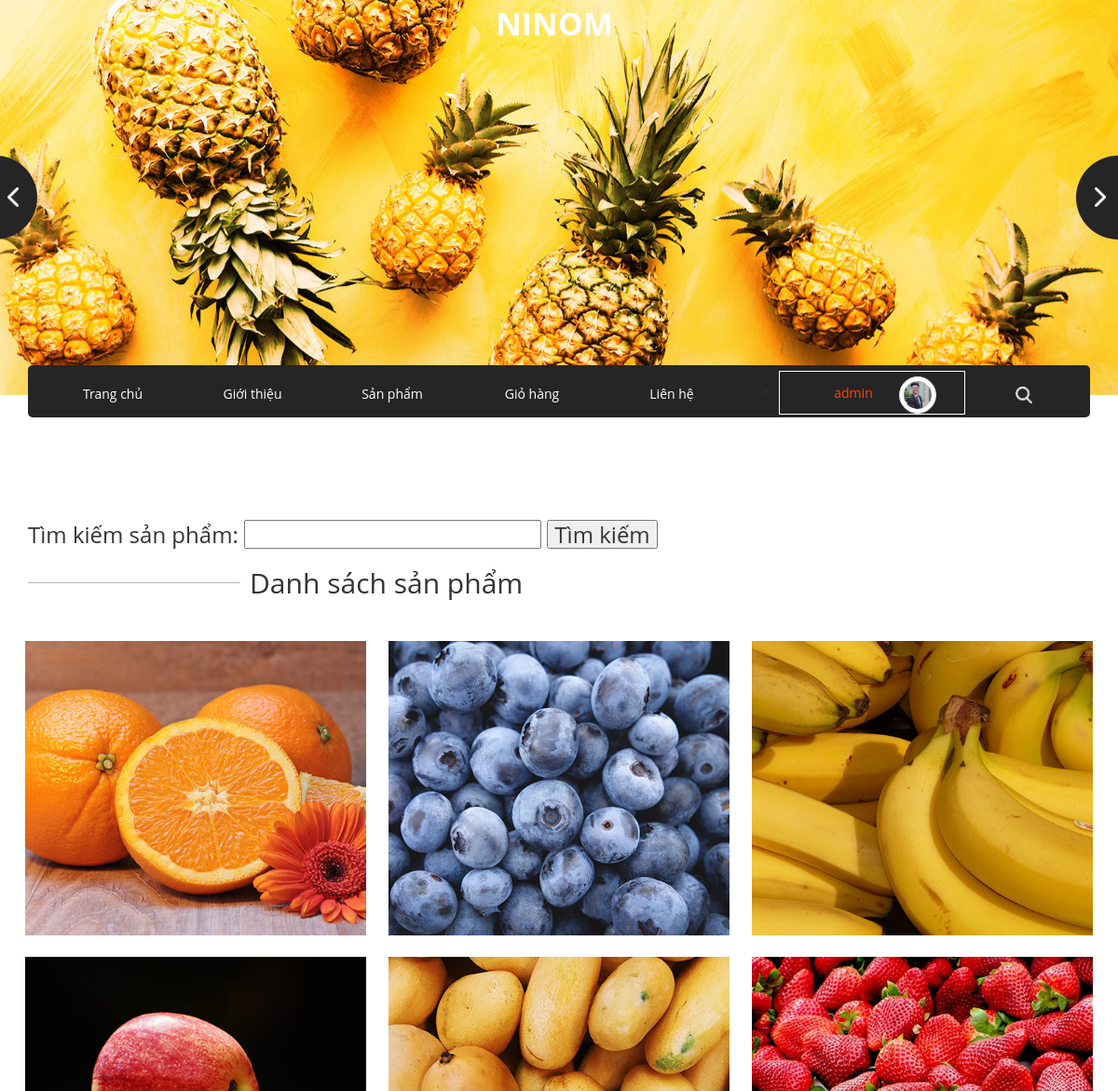
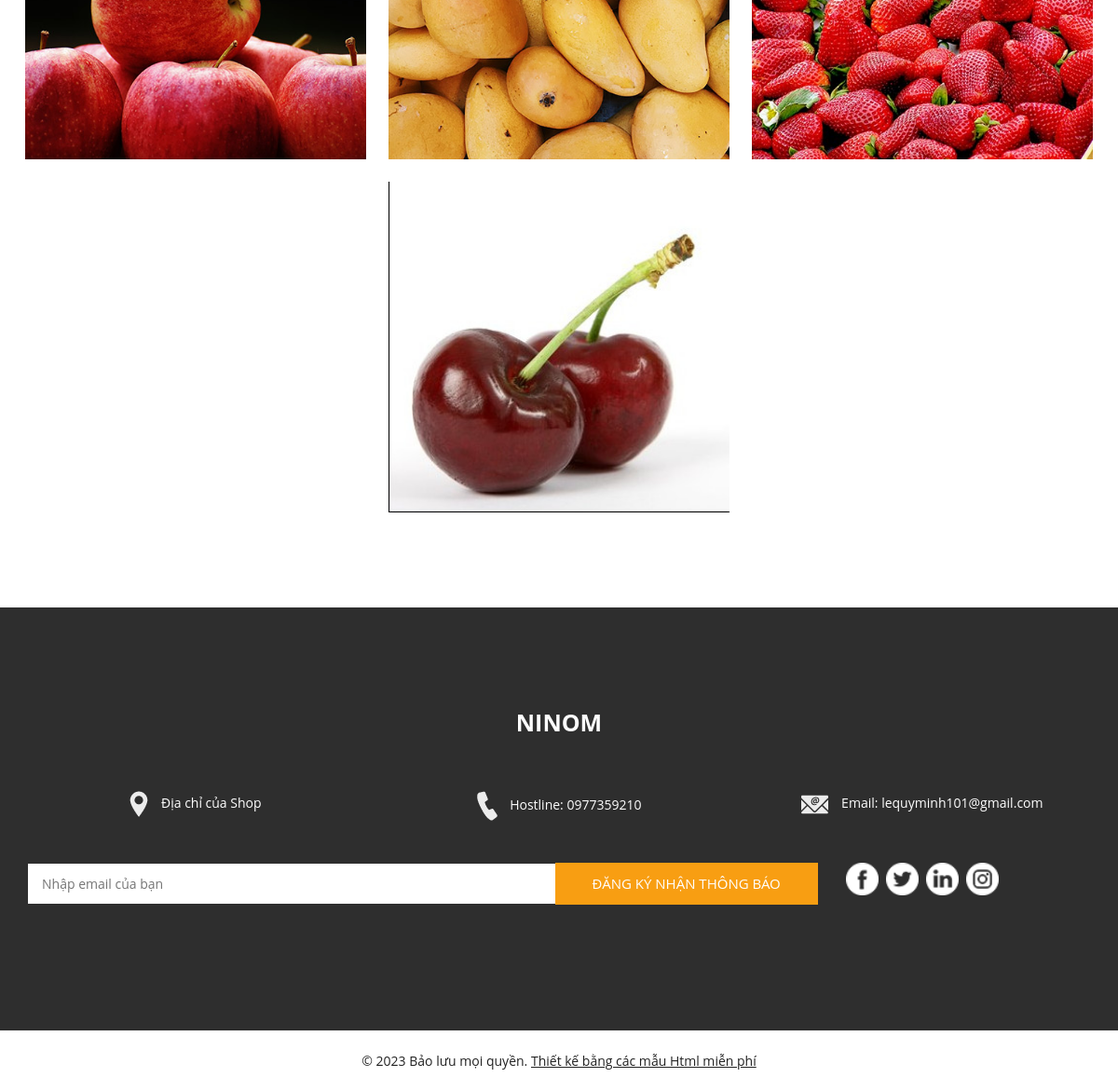
Page /User/fruit.php (signed in) on the committed database (2 pictures, top to bottom).
### tables this page shows
CREATE TABLE `dsuser` (
  `ID_User` int(11) NOT NULL,
  `Name_User` varchar(50) NOT NULL,
  `Sex` varchar(50) NOT NULL,
  `Address` varchar(50) NOT NULL,
  `Date` date NOT NULL,
  `PhoneNumber` varchar(50) NOT NULL,
  `Email` varchar(50) NOT NULL,
  `Avt` varchar(50) NOT NULL,
  `Wallet` double NOT NULL,
  `Chucvu` varchar(50) NOT NULL,
  `Name_TK` varchar(50) NOT NULL
);

CREATE TABLE `dssp` (
  `ID_SP` int(11) NOT NULL,
  `Name_SP` varchar(50) NOT NULL,
  `SLConLai` int(11) NOT NULL,
  `SLDaBan` int(11) NOT NULL,
  `Price` float NOT NULL,
  `Image_SP` varchar(255) NOT NULL,
  `MoTa` text NOT NULL,
  `TysoGiamGia` int(11) NOT NULL
);

### User/Control.php (called while the page is built, shortened)
<?php
    include("../Connect.php");
    class data{
        function Load_SP(){
            global $con;
            $sql = "SELECT* FROM dssp";
            $run = mysqli_query($con,$sql);
            return $run;
        }
        function Search_User($tentk){
            global $con;
            $sql = "SELECT* FROM dsuser WHERE Name_TK = '$tentk'";
            $run = mysqli_query($con,$sql);
            return $run;
        }
    }

### User/fruit.php (the view, shortened to what this page needs)
<!DOCTYPE html>
<html>
<head>
  <link rel="stylesheet" type="text/css"
    href="https://cdnjs.cloudflare.com/ajax/libs/OwlCarousel2/2.1.3/assets/owl.carousel.min.css" />
  <link rel="stylesheet" type="text/css" href="css/bootstrap.css" />
  <link href="css/style.css" rel="stylesheet" />
  <link href="../Admin/assets/css/bootstrap.css" rel="stylesheet" />
  <link href="../Admin/assets/css/font-awesome.css" rel="stylesheet" />
  <link href="../Admin/assets/css/basic.css" rel="stylesheet" />
  <link href="../Admin/assets/css/custom.css" rel="stylesheet" />
  <link href="css/responsive.css" rel="stylesheet" />
</head>
<body>
  <?php
      include("Control.php");
      $getdata = new data();
      $input = $getdata->Search_User($_SESSION['TenTK']);
      $ttcn = mysqli_fetch_array($input);
  ?>
  <div class="hero_area">
    <a href="Trangchu.php"><div class="brand_box">
      <div class="navbar-brand">
        <span>
          Ninom
        </span>
      </div>
    </div></a>
    <section class=" slider_section position-relative">
      <div id="carouselExampleControls" class="carousel slide " data-ride="carousel">
        <div class="carousel-inner">
          <div class="carousel-item active">
            <div class="img-box">
              <img src="images/niniom_banner/slider-img.jpg" alt="">
            </div>
          </div>
        </div>
        <a class="carousel-control-prev" href="#carouselExampleControls" role="button" data-slide="prev">
        </a>
        <a class="carousel-control-next" href="#carouselExampleControls" role="button" data-slide="next">
        </a>
      </div>
    </section>
  </div>
  <section class="nav_section">
    <div class="container">
      <div class="custom_nav2">
        <nav class="navbar navbar-expand custom_nav-container ">
          <div class="collapse navbar-collapse" id="navbarSupportedContent" style="max-height: 34px;">
            <div class="d-flex  flex-column flex-lg-row align-items-center">
              <ul class="navbar-nav  ">
                <li class="nav-item active">
                  <a class="nav-link" style="width: 150px;" href="Trangchu.php">Trang chủ</a>
                </li>
                <li class="nav-item">
                  <a class="nav-link" style="width: 150px;" href="about.php">Giới thiệu</a>
                </li>
                <li class="nav-item">
                  <a class="nav-link" style="width: 150px;" href="fruit.php">Sản phẩm</a>
                </li>
                <li class="nav-item">
                  <a class="nav-link" style="width: 150px;" href="testimonial.php">Giỏ hàng</a>
                </li>
                <li class="nav-item">
                  <a class="nav-link" style="width: 150px;" href="contact.php">Liên hệ</a>
                </li>
                <li class="nav-item" style="width: 200px; max-height: 50px;">
                    <ul id="main-menu">
                      <li>
                        <a class="nav-link" href="#" style="width: 200px; border: 1px solid white; margin-top: -5px; color: orangered;"><?php echo$ttcn['Name_TK']; ?>
                          <img src="../User/images/image_User/<?php echo$ttcn['Avt']; ?>" class="img-thumbnail" style="width: 40px; height: 40px; margin-top: -5px; border-radius: 50%; float: right;" />
                        </a>
                      </li>
                    </ul>
                </li>
              </ul>
              <form class="form-inline my-2 my-lg-0 ml-0 ml-lg-4 mb-3 mb-lg-0">
                <button class="btn  my-2 my-sm-0 nav_search-btn" style="margin-left: 70px;" type="submit"></button>
              </form>
            </div>
          </div>
        </nav>
      </div>
    </div>
  </section>
<form method="post">
  <section class="fruit_section layout_padding">
    <div class="container">
      <div style="margin-bottom: 20px; font-size: 24px;">
        Tìm kiếm sản phẩm:
        <input type="text" name="txtsearch">
        <input type="submit" name="searchsp" value="Tìm kiếm">
      </div>
      <div class="heading_container">
        <hr>
        <h2>
          Danh sách sản phẩm
        </h2>
      </div>
    </div>
    <div class="container-fluid">
      <div class="fruit_container">
        <?php
          $select_sp = $getdata->Load_SP();
          foreach($select_sp as $sp){
        ?>
          <div class="box">
            <img src="images/image_SP/<?php echo$sp['Image_SP']; ?>" alt="">
          </div>
        <?php
          }
        ?>
      </div>
    </div>
  </section>
</form>
  <section class="info_section layout_padding">
    <div class="container">
      <div class="info_logo">
        <h2>
          NiNom
        </h2>
      </div>
      <div class="info_contact">
        <div class="row">
          <div class="col-md-4">
            <a href="">
              <img src="images/location.png" alt="">
              <span>
                Địa chỉ của Shop
              </span>
            </a>
          </div>
          <div class="col-md-4">
            <a href="">
              <img src="images/call.png" alt="">
              <span>
                Hostline: 0977359210
              </span>
            </a>
          </div>
          <div class="col-md-4">
            <a href="">
              <img src="images/mail.png" alt="">
              <span>
                Email: lequyminh101@gmail.com
              </span>
            </a>
          </div>
        </div>
      </div>
      <div class="row">
        <div class="col-md-8 col-lg-9">
          <div class="info_form">
            <form action="">
              <input type="text" placeholder="Nhập email của bạn">
              <button>
                Đăng ký nhận thông báo
              </button>
            </form>
          </div>
        </div>
        <div class="col-md-4 col-lg-3">
          <div class="info_social">
            <div>
              <a href="">
                <img src="images/facebook-logo-button.png" alt="">
              </a>
            </div>
            <div>
              <a href="">
                <img src="images/twitter-logo-button.png" alt="">
              </a>
            </div>
            <div>
              <a href="">
                <img src="images/linkedin.png" alt="">
              </a>
            </div>
            <div>
              <a href="">
                <img src="images/instagram.png" alt="">
              </a>
            </div>
          </div>
        </div>
      </div>
    </div>
  </section>
  <section class="container-fluid footer_section ">
    <p>
      &copy; <span id="displayYear"></span> Bảo lưu mọi quyền.
      <a href="https://html.design/" style="text-decoration: underline;"> Thiết kế bằng các mẫu Html miễn phí</a>
    </p>
  </section>
</body>
</html>

### Admin/assets/css/basic.css (style rules this page uses)
body { font-family: 'Open Sans', sans-serif; line-height:25px; }
@media (min-width:768px) { .navbar { border-radius: 0px; } }

### User/css/responsive.css (style rules this page uses)
@media (min-width: 1200px) { .container { max-width: 1170px; } }

### rows in the picture
dsuser: Name_TK "admin", Avt (picture)
dssp: Image_SP (picture)
dssp: Image_SP (picture)
dssp: Image_SP (picture)
dssp: Image_SP (picture)
dssp: Image_SP (picture)
dssp: Image_SP (picture)
dssp: Image_SP (picture)
